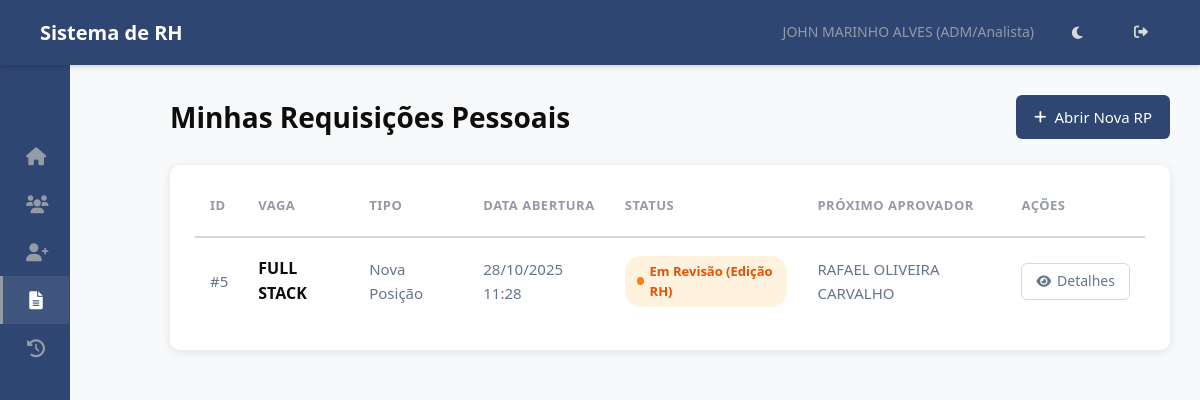
/rp/minhas/ (signed in), run on an earlier commit of the app's database.
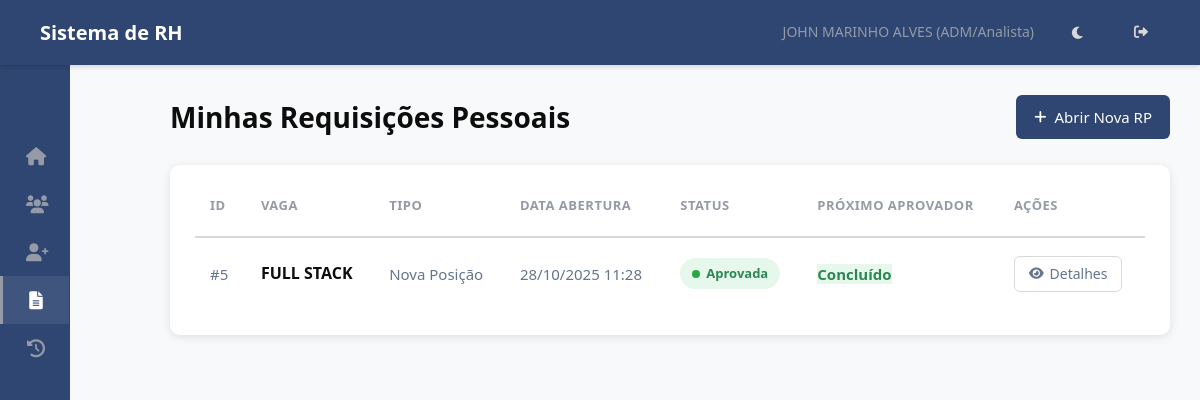
And on a later commit of the database.
### hierarquia/models.py (models this page shows, shortened)
class RequisicaoPessoal(models.Model):
    STATUS_RP_CHOICES = [
        ('pendente_gestor', 'Pendente Gestor/Coordenador'),
        ('pendente_rh', 'Pendente RH'),
        ('em_revisao_gestor', 'Em Revisão (Edição RH)'), # Novo status para o "vai-e-volta"
        ('aprovada', 'Aprovada'),
        ('rejeitada', 'Rejeitada'),
        ('cancelada', 'Cancelada'), # Mantido
    ]
    TIPO_VAGA_CHOICES = [
        ('nova', 'Nova Posição'),
        ('substituicao', 'Substituição'),
    ]
    MOTIVO_SUBSTITUICAO_CHOICES = [
        ('demissao', 'Demissão'),
        ('promocao', 'Promoção'),
        ('transferencia', 'Transferência'),
        ('aposentadoria', 'Aposentadoria'),
        ('termino_contrato', 'Término de Contrato'),
        ('outro', 'Outro'),
    ]
    vaga = models.ForeignKey(Vaga, on_delete=models.CASCADE, related_name='requisicoes', verbose_name="Vaga Solicitada")
    solicitante = models.ForeignKey(Funcionario, on_delete=models.PROTECT, related_name='rps_solicitadas', verbose_name="Solicitante")
    criado_em = models.DateTimeField(auto_now_add=True, verbose_name="Data de Abertura")
    atualizado_em = models.DateTimeField(auto_now=True)
    tipo_vaga = models.CharField(max_length=20, choices=TIPO_VAGA_CHOICES, default='nova', verbose_name="Tipo de Vaga")
    nome_substituido = models.CharField(max_length=200, blank=True, null=True, verbose_name="Nome do Substituído", help_text="Preencher se for Substituição.")
    motivo_substituicao = models.CharField(max_length=30, choices=MOTIVO_SUBSTITUICAO_CHOICES, blank=True, null=True, verbose_name="Motivo da Substituição")
    local_trabalho = models.CharField(max_length=200, blank=True, verbose_name="Local de Trabalho")
    data_prevista_inicio = models.DateField(null=True, blank=True, verbose_name="Data Prevista para Início")
    prazo_contratacao = models.DateField(null=True, blank=True, verbose_name="Prazo Limite para Contratação")
    horario_trabalho = models.CharField(max_length=100, blank=True, verbose_name="Horário de Trabalho")
    justificativa_rp = models.TextField(verbose_name="Justificativa da Contratação", help_text="Descreva a necessidade desta contratação.")
    status = models.CharField(max_length=30, choices=STATUS_RP_CHOICES, verbose_name="Status da Requisição") # Default será definido no save()
    aprovador_atual = models.ForeignKey(Funcionario, on_delete=models.SET_NULL, null=True, blank=True, related_name='rps_para_aprovar', verbose_name="Próximo Aprovador")
    justificativa_edicao_rh = models.TextField(blank=True, null=True, help_text="Justificativa da edição feita pelo RH para o gestor revisar.")
    observacao_rejeicao = models.TextField(blank=True, null=True, help_text="Motivo da rejeição final.")
    aprovado_por_gestor = models.ForeignKey(Funcionario, on_delete=models.SET_NULL, null=True, blank=True, related_name='+')
    data_aprovacao_gestor = models.DateTimeField(null=True, blank=True)
    aprovado_por_rh = models.ForeignKey(Funcionario, on_delete=models.SET_NULL, null=True, blank=True, related_name='+')
    data_aprovacao_rh = models.DateTimeField(null=True, blank=True)
    rejeitado_por = models.ForeignKey(Funcionario, on_delete=models.SET_NULL, null=True, blank=True, related_name='+')
    data_rejeicao = models.DateTimeField(null=True, blank=True)
    def save(self, *args, **kwargs):
        is_new = self._state.adding
        if is_new and not self.status: # Define SÓ se for novo e o status não estiver definido
            self.set_initial_approver()
        super().save(*args, **kwargs)
    class Meta:
        verbose_name = "Requisição Pessoal"
        verbose_name_plural = "Requisições Pessoais"
        ordering = ['-criado_em']

class Funcionario(models.Model):
    usuario = models.OneToOneField(User, on_delete=models.SET_NULL, null=True, blank=True, related_name='funcionario')
    nome = models.CharField(max_length=255)
    data_nascimento = models.DateField(blank=True, null=True)
    cpf = models.CharField(max_length=14, unique=True, validators=[cpf_validator])
    data_admissao = models.DateField()
    cargo = models.ForeignKey(Cargo, on_delete=models.PROTECT, related_name='funcionarios')
    setor_primario = models.ForeignKey(
        Setor,
        on_delete=models.PROTECT, # Protege contra exclusão de setor com funcionários
        related_name='funcionarios_primarios', # Nome para acesso reverso
        verbose_name='Setor Principal',
        null=True, # TEMPORARIAMENTE True para facilitar migração inicial, depois pode ser False
        blank=True # TEMPORARIAMENTE True
    )
    setores_responsaveis = models.ManyToManyField(
        Setor,
        related_name='responsaveis', # Permite Setor.responsaveis.all()
        blank=True, # Muitos funcionários não serão responsáveis por nenhum setor
        verbose_name='Setores Responsáveis'
    )
    centro_servico = models.ForeignKey(CentroServico, on_delete=models.SET_NULL, null=True, blank=True, related_name='funcionarios')
    ativo = models.BooleanField(default=True)
    criado_em = models.DateTimeField(auto_now_add=True)
    atualizado_em = models.DateTimeField(auto_now=True)
    class Meta:
        ordering = ['nome']
        verbose_name = 'Funcionário'
        verbose_name_plural = 'Funcionários'

class Vaga(models.Model):
    STATUS_CHOICES = [
        ('aberta', 'Aberta'),
        ('em_processo', 'Em Processo de Seleção'),
        ('congelada', 'Congelada'),
        ('fechada', 'Fechada'),
    ]
    TIPO_CONTRATACAO_CHOICES = [
        ('clt', 'CLT'),
        ('pj', 'PJ'),
        ('estagio', 'Estágio'),
        ('temporario', 'Temporário'),
        ('terceiro', 'Terceiro'),
    ]
    titulo = models.CharField(max_length=200, verbose_name="Título da Vaga/Cargo")
    setor = models.ForeignKey(Setor, on_delete=models.PROTECT, related_name='vagas', verbose_name="Setor da Vaga")
    cargo = models.ForeignKey(Cargo, on_delete=models.PROTECT, related_name='vagas', verbose_name="Cargo da Vaga")
    centro_custo = models.CharField(max_length=100, blank=True, verbose_name="Centro de Custo") # Adicionado
    tipo_contratacao = models.CharField(max_length=20, choices=TIPO_CONTRATACAO_CHOICES, default='clt', verbose_name="Tipo de Contratação")
    faixa_salarial_inicial = models.DecimalField(max_digits=10, decimal_places=2, null=True, blank=True, verbose_name="Faixa Salarial (Início)")
    faixa_salarial_final = models.DecimalField(max_digits=10, decimal_places=2, null=True, blank=True, verbose_name="Faixa Salarial (Fim)")
    requisitos_tecnicos = models.TextField(blank=True, verbose_name="Competências Técnicas")
    requisitos_comportamentais = models.TextField(blank=True, verbose_name="Competências Comportamentais")
    principais_atividades = models.TextField(blank=True, verbose_name="Principais Responsabilidades/Atividades")
    formacao_academica = models.TextField(blank=True, verbose_name="Formação Acadêmica") # Adicionado
    beneficios = models.TextField(blank=True, verbose_name="Benefícios") # Adicionado
    justificativa = models.TextField(verbose_name="Justificativa da Vaga (RH/DP)")
    status = models.CharField(max_length=20, choices=STATUS_CHOICES, default='aberta', verbose_name="Status da Vaga")
    criado_por = models.ForeignKey(Funcionario, on_delete=models.SET_NULL, null=True, related_name='vagas_criadas', verbose_name="Criado Por (RH/DP)")
    criado_em = models.DateTimeField(auto_now_add=True)
    atualizado_em = models.DateTimeField(auto_now=True)
    class Meta:
        verbose_name = "Vaga"
        verbose_name_plural = "Vagas"

### hierarquia/views.py (the view)
# urls.py: path('rp/minhas/', views.MinhasRequisicoesListView.as_view(), name='minhas_rps'), # Solicitante vê suas RPs
class MinhasRequisicoesListView(BasePermissionMixin, ListView):
    model = RequisicaoPessoal
    template_name = 'rh/minhas_rps_list.html' # Criar este template
    context_object_name = 'requisicoes'
    def get_queryset(self):
        return RequisicaoPessoal.objects.filter(solicitante=self.funcionario_logado).order_by('-criado_em')

### hierarquia/templatetags/rh_tags.py (called while the page is built)
@register.simple_tag
def is_rh_or_dp(funcionario):
    if funcionario and funcionario.setor_primario:
        if funcionario.setor_primario.nome.upper() in (s.upper() for s in RH_DP_SETORES):
            return True
    return False

### hierarquia/views.py (called while the page is built)
    def test_func(self):
        try:
            self.funcionario_logado = Funcionario.objects.get(usuario=self.request.user)
            return True
        except Funcionario.DoesNotExist:
            self.permission_denied_message = 'Não foi encontrado um perfil de funcionário associado ao seu usuário.'
            return False

### templates/rh/minhas_rps_list.html (shortened to what this page needs)
{% extends 'base.html' %}
{% load static %}
{% block extra_css %}
    <link rel="stylesheet" href="{% static 'css/rh/minhas_rps_list.css' %}">
{% endblock extra_css %}
{% block content %}
<div class="minhas-rps-container">
    <div class="page-header">
        <h1>Minhas Requisições Pessoais</h1>
        <a href="{% url 'criar_rp' %}" class="btn-add"><i class="fas fa-plus"></i> Abrir Nova RP</a>
    </div>
    {% if requisicoes %}
        <div class="table-responsive">
            <table class="data-table">
                <thead>
                    <tr>
                        <th>ID</th>
                        <th>Vaga</th>
                        <th>Tipo</th>
                        <th>Data Abertura</th>
                        <th>Status</th>
                        <th>Próximo Aprovador</th>
                        <th>Ações</th>
                    </tr>
                </thead>
                <tbody>
                    {% for rp in requisicoes %}
                    <tr>
                        <td>#{{ rp.id }}</td>
                        <td><strong>{{ rp.vaga.titulo }}</strong></td>
                        <td>{{ rp.get_tipo_vaga_display }}</td>
                        <td>{{ rp.criado_em|date:"d/m/Y H:i" }}</td>
                        <td>
                            <span class="status-badge status-{{ rp.status }}">
                                {{ rp.get_status_display }}
                            </span>
                        </td>
                        <td>
                            {% if rp.aprovador_atual %}
                                {{ rp.aprovador_atual.nome }}
                            {% elif rp.status == 'aprovada' %}
                                <span class="status-aprovada" style="font-weight: 600;">Concluído</span>
                            {% elif rp.status == 'rejeitada' %}
                                <span class="status-rejeitada" style="font-weight: 600;">Rejeitado</span>
                            {% elif rp.status == 'cancelada' %}
                                <span class="status-cancelada" style="font-weight: 600;">Cancelado</span>
                            {% else %}
                                -
                            {% endif %}
                        </td>
                        <td>
                            <a href="{% url 'detalhar_rp' rp.pk %}" class="btn-action-detail"><i class="fas fa-eye"></i> Detalhes</a>
                        </td>
                    </tr>
                    {% endfor %}
                </tbody>
            </table>
        </div>
    {% else %}
        <div class="no-results">
            <h4>Nenhuma Requisição Encontrada</h4>
            <p>Você ainda não abriu nenhuma Requisição Pessoal.</p>
        </div>
    {% endif %}
</div>
{% endblock content %}

What changed in the data, as far as the page shows it:
changed RequisicaoPessoal "Nova Posição": status "Em Revisão (Edição RH)" → "Aprovada"; aprovador_atual.nome "RAFAEL OLIVEIRA CARVALHO" → (not shown); now shows "Concluído"
